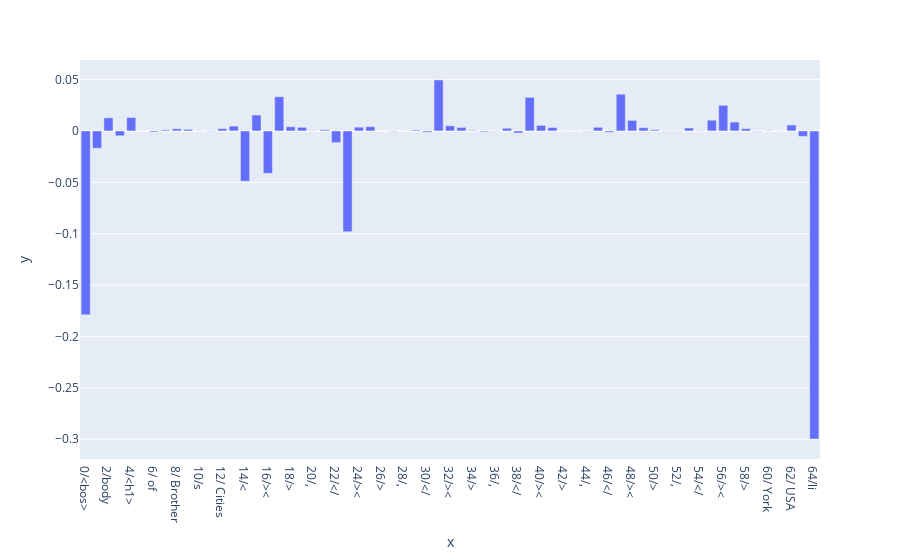

The notebook cell this image was saved under:
### Code cell
tokens = model.to_str_tokens(string, prepend_bos=False)[:tok_pos]
unique_tokens = [f"{i}/{t}" for i, t in enumerate(tokens)]

px.bar(x = unique_tokens,
       y = feature_attribution_df.sae_feature_attributions[sae.cfg.hook_name][0].sum(-1).detach().cpu().numpy()[:tok_pos])

### Figure 1 — Plotly figure (JSON) as saved in the notebook; plotly's stock layout.template omitted (floating-point values rounded to 4 significant figures)
{"data": [{"alignmentgroup": "True", "hovertemplate": "x=%{x}<br>y=%{y}<extra></extra>", "legendgroup": "", "marker": {"color": "#636efa", "pattern": {"shape": ""}}, "name": "", "offsetgroup": "", "orientation": "v", "showlegend": false, "textposition": "auto", "type": "bar", "x": ["0/<bos>", "1/<", "2/body", "3/>", "4/<h1>", "5/List", "6/ of", "7/ My", "8/ Brother", "9/'", "10/s", "11/ Favourite", "12/ Cities", "13/</h1>", "14/<", "15/ul", "16/><", "17/li", "18/>", "19/Bangkok", "20/,", "21/ Thailand", "22/</", "23/li", "24/><", "25/li", "26/>", "27/London", "28/,", "29/ England", "30/</", "31/li", "32/><", "33/li", "34/>", "35/Paris", "36/,", "37/ France", "38/</", "39/li", "40/><", "41/li", "42/>", "43/Melbourne", "44/,", "45/ Australia", "46/</", "47/li", "48/><", "49/li", "50/>", "51/Toronto", "52/,", "53/ Canada", "54/</", "55/li", "56/><", "57/li", "58/>", "59/New", "60/ York", "61/,", "62/ USA", "63/</", "64/li"], "xaxis": "x", "y": [-0.1789, -0.01684, 0.01278, -0.004698, 0.01301, -8.626e-05, -0.0009764, 0.0009773, 0.002086, 0.001505, 0.0001226, -0.000392, 0.002255, 0.00472, -0.04893, 0.01544, -0.04127, 0.03327, 0.004086, 0.003522, 0.0002184, 0.001184, -0.01132, -0.09812, 0.003693, 0.004174, 2.866e-05, -0.0003707, -5.644e-05, 0.0008739, -0.001164, 0.04964, 0.005035, 0.003463, 0.0005323, -0.0007885, -0.0002668, 0.002629, -0.001933, 0.03267, 0.00541, 0.003364, -0.0001258, -8.6e-05, -0.0002586, 0.003556, -0.001265, 0.03572, 0.01032, 0.003164, 0.001111, -0.0002152, -0.0002571, 0.002864, 0.0003557, 0.01046, 0.02491, 0.008661, 0.002213, -0.0003543, 0.0003445, -0.0001026, 0.005826, -0.005248, -0.2999], "yaxis": "y"}], "layout": {"barmode": "relative", "legend": {"tracegroupgap": 0}, "margin": {"t": 60}, "xaxis": {"anchor": "y", "domain": [0, 1], "title": {"text": "x"}}, "yaxis": {"anchor": "x", "domain": [0, 1], "title": {"text": "y"}}}}
